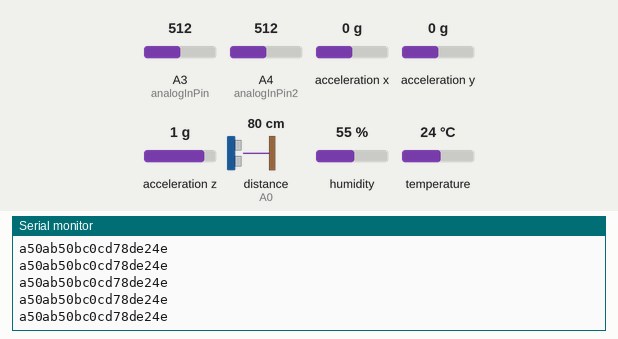
This sketch was run on a simulated Arduino Uno, built with avr-gcc and run on an emulated ATmega328P. Shown: the last lines printed to the serial monitor. Wiring (inferred from the names in the program): ultrasonic range finder: trigger A1; echo A0. The test bench sets the inputs (shaded band); at power-on: distance to the obstacle (sensor on A0) 80 cm, A3 (analogInPin) = 512, A4 (analogInPin2) = 512, acceleration x 0 g, acceleration y 0 g, acceleration z 1 g, humidity 55 %, temperature 24 °C. The echo pulse lasts 58.3 µs per cm.

Above: at 14.7 s.
14.8 s: distance to the obstacle (sensor on A0) set to 44 cm
At 15.1 s:
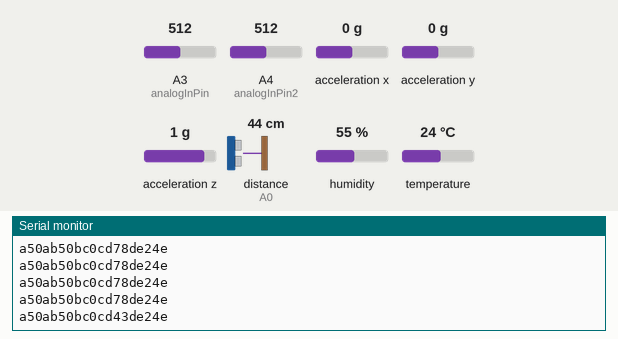
16.3 s: distance to the obstacle (sensor on A0) set to 50 cm
At 16.31 s:
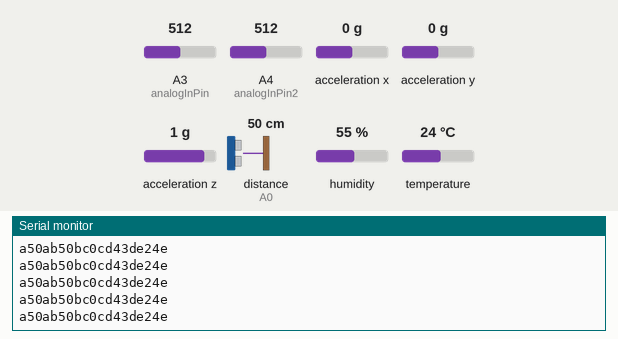
Timing chart, 0 to 18.8 s (numbered marks = the images above; inputs shaded):
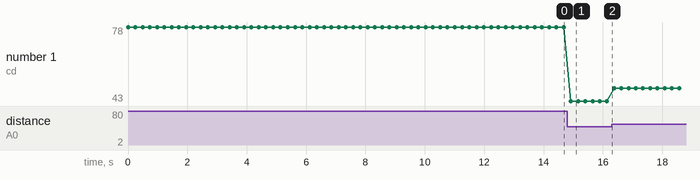

The sketch:

ata_Acquisition_Box_Sending_Various_Sensor_Values_To_pc_port.ino
```cpp
// defining pin numbers
const int trigPin = A1;
const int echoPin = A0;
// defining variables
long duration;
int distance;
#include <SparkFun_ADXL345.h>         // SparkFun ADXL345 Library
//ADXL345 adxl = ADXL345(10);           // USE FOR SPI COMMUNICATION, ADXL345(CS_PIN);
ADXL345 adxl = ADXL345();             // USE FOR I2C COMMUNICATION
//int interruptPin = 2;                 // Setup pin 2 to be the interrupt pin (for most Arduino Boards)


const int analogInPin = A3;  // water level 1
const int analogInPin2 = A4;  //water level 2
int sensorValue2 = 0;        // value read from the water level 2
int outputValue2 = 0;
int sensorValue = 0;        // value read from the water level1
int outputValue = 0;


#include <SimpleDHT.h>
byte temperature = 0;
byte humidity = 0;
// for DHT11,
//      VCC: 5V or 3V
//      GND: GND
//      DATA: 2
int pinDHT11 = A2;
SimpleDHT11 dht11;


void setup() {
  pinMode(trigPin, OUTPUT); // Sets the trigPin as an Output
  pinMode(echoPin, INPUT); // Sets the echoPin as an Input
  Serial.begin(9600);                 // Start the serial terminal
  adxl.powerOn();                     // Power on the ADXL345
  adxl.setRangeSetting(16);           // Give the range settings
  // Accepted values are 2g, 4g, 8g or 16g
  // Higher Values = Wider Measurement Range
  // Lower Values = Greater Sensitivity
  adxl.setSpiBit(0);                  // Configure the device to be in 4 wire SPI mode when set to '0' or 3 wire SPI mode when set to 1
  // Default: Set to 1
  // SPI pins on the ATMega328: 11, 12 and 13 as reference in SPI Library
  adxl.setActivityXYZ(1, 0, 0);       // Set to activate movement detection in the axes "adxl.setActivityXYZ(X, Y, Z);" (1 == ON, 0 == OFF)
  adxl.setActivityThreshold(75);      // 62.5mg per increment   // Set activity   // Inactivity thresholds (0-255)
  adxl.setInactivityXYZ(1, 0, 0);     // Set to detect inactivity in all the axes "adxl.setInactivityXYZ(X, Y, Z);" (1 == ON, 0 == OFF)
  adxl.setInactivityThreshold(75);    // 62.5mg per increment   // Set inactivity // Inactivity thresholds (0-255)
  adxl.setTimeInactivity(10);         // How many seconds of no activity is inactive?
  adxl.setTapDetectionOnXYZ(0, 0, 1); // Detect taps in the directions turned ON "adxl.setTapDetectionOnX(X, Y, Z);" (1 == ON, 0 == OFF)
  // Set values for what is considered a TAP and what is a DOUBLE TAP (0-255)
  adxl.setTapThreshold(50);           // 62.5 mg per increment
  adxl.setTapDuration(15);            // 625 μs per increment
  adxl.setDoubleTapLatency(80);       // 1.25 ms per increment
  adxl.setDoubleTapWindow(200);       // 1.25 ms per increment
  // Set values for what is considered FREE FALL (0-255)
  adxl.setFreeFallThreshold(7);       // (5 - 9) recommended - 62.5mg per increment
  adxl.setFreeFallDuration(30);       // (20 - 70) recommended - 5ms per increment
  // Setting all interupts to take place on INT1 pin
  //adxl.setImportantInterruptMapping(1, 1, 1, 1, 1);     // Sets "adxl.setEveryInterruptMapping(single tap, double tap, free fall, activity, inactivity);"
  // Accepts only 1 or 2 values for pins INT1 and INT2. This chooses the pin on the ADXL345 to use for Interrupts.
  // This library may have a problem using INT2 pin. Default to INT1 pin.
  // Turn on Interrupts for each mode (1 == ON, 0 == OFF)
  adxl.InactivityINT(1);
  adxl.ActivityINT(1);
  adxl.FreeFallINT(1);
  adxl.doubleTapINT(1);
  adxl.singleTapINT(1);
  //attachInterrupt(digitalPinToInterrupt(interruptPin), ADXL_ISR, RISING);   // Attach Interrupt
}


void loop() {
  // water level 1
  sensorValue = analogRead(analogInPin);
  outputValue = map(sensorValue, 0, 1023, 0, 100);
  Serial.print("a");
  Serial.print(outputValue);
  Serial.print("a");
  delay(2);


  // water level 2
  sensorValue2 = analogRead(analogInPin2);
  outputValue2 = map(sensorValue2, 0, 1023, 0, 100);
  Serial.print("b");
  Serial.print(outputValue2);
  Serial.print("b");
  delay(2);


  // ADXL345
  int x, y, z;
  adxl.readAccel(&x, &y, &z);         // Read the accelerometer values and store them in variables declared above x,y,z
  Serial.print("c");
  Serial.print(x);


  Serial.print("c");
  delay(100);

  ADXL_ISR();
  // You may also choose to avoid using interrupts and simply run the functions within ADXL_ISR();
  //  and place it within the loop instead.
  // This may come in handy when it doesn't matter when the action occurs.


  //hcsr-04 distance sensor
  digitalWrite(trigPin, LOW);
  delayMicroseconds(2);

  // Sets the trigPin on HIGH state for 10 micro seconds
  digitalWrite(trigPin, HIGH);
  delayMicroseconds(10);
  digitalWrite(trigPin, LOW);

  // Reads the echoPin, returns the sound wave travel time in microseconds
  duration = pulseIn(echoPin, HIGH);

  // Calculating the distance
  distance = duration * 0.034 / 2;

  // Prints the distance on the Serial Monitor
 Serial.print("d");
  Serial.print(distance);
Serial.print("d");
delay(10);

  //dht11
  int err = SimpleDHTErrSuccess;
  if ((err = dht11.read(pinDHT11, &temperature, &humidity, NULL)) != SimpleDHTErrSuccess) {
    return;
  }

 Serial.print("e");

  Serial.print((int)temperature);


Serial.println("e");
  delay(100);
}

/********************* ISR *********************/
/* Look for Interrupts and Triggered Action    */
void ADXL_ISR() {
  byte interrupts = adxl.getInterruptSource();

}
```

Measured:
- after the input at 14.8 s, the serial monitor: prints a new line after 0.12 s (image 1)
- plotted number 1: 78 → 43 after the input at 14.8 s, 43 → 49 after the input at 16.3 s
